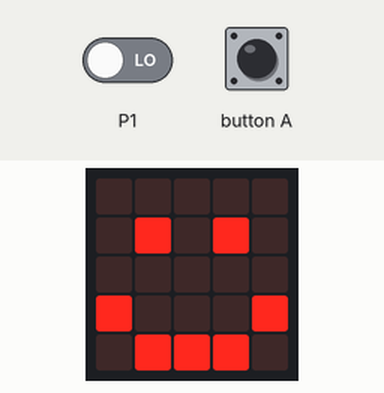
This program was run on a simulated BBC micro:bit (MakeCode). Parts: the board's 5×5 LED display. Inputs (shaded band) come from the test bench; at power-on: P1 LOW.

Above: at 1.2 s.
1.3 s: button A pressed for 0.15 s
At 2.3 s:
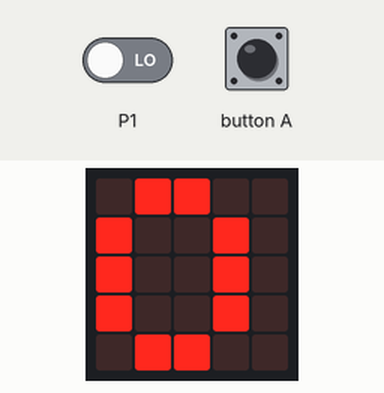
Timing chart, 0 to 4.3 s (numbered marks = the images above; inputs shaded):
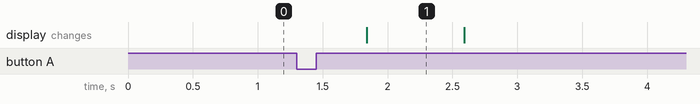

Measured:
- after the input at 1.3 s, the display: changes after 0.54 s (image 1)
- what the display in image 1 shows lasts 0.8 s, from 1.8 s to 2.6 s

The program:

main.ts
```typescript
let UMIDADE = 0
input.onButtonPressed(Button.A, function () {
    basic.showNumber(pins.digitalReadPin(DigitalPin.P1))
})
basic.forever(function () {
    UMIDADE = pins.digitalReadPin(DigitalPin.P1)
    if (UMIDADE > 1000) {
        basic.showIcon(IconNames.Square)
    } else if (UMIDADE > 800) {
        basic.showIcon(IconNames.Sad)
    } else {
        basic.showIcon(IconNames.Happy)
    }
})
```

test.ts
```typescript
// testes vão aqui; isto não será compilado quando este pacote for usado como uma extensão.
```
